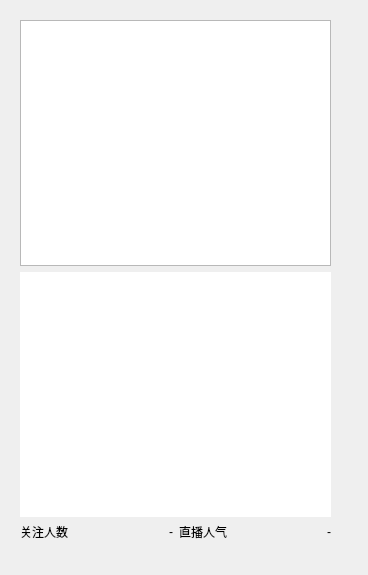
<?xml version="1.0" encoding="UTF-8"?>
<ui version="4.0">
    <class>DanmuWindow</class>
    <widget class="QWidget" name="DanmuWindow">
        <property name="geometry">
            <rect>
                <x>0</x>
                <y>0</y>
                <width>368</width>
                <height>575</height>
            </rect>
        </property>
        <property name="windowTitle">
            <string>DanmuDisplay</string>
        </property>
        <widget class="QFrame" name="frame_window">
            <property name="geometry">
                <rect>
                    <x>0</x>
                    <y>0</y>
                    <width>361</width>
                    <height>581</height>
                </rect>
            </property>
            <property name="sizePolicy">
                <sizepolicy hsizetype="Maximum" vsizetype="Maximum">
                    <horstretch>0</horstretch>
                    <verstretch>0</verstretch>
                </sizepolicy>
            </property>
            <widget class="QWidget" name="verticalLayoutWidget">
                <property name="geometry">
                    <rect>
                        <x>10</x>
                        <y>10</y>
                        <width>331</width>
                        <height>541</height>
                    </rect>
                </property>
                <layout class="QVBoxLayout" name="layout_content">
                    <property name="leftMargin">
                        <number>10</number>
                    </property>
                    <property name="topMargin">
                        <number>10</number>
                    </property>
                    <property name="rightMargin">
                        <number>10</number>
                    </property>
                    <property name="bottomMargin">
                        <number>10</number>
                    </property>
                    <item>
                        <widget class="QListWidget" name="list_gift">
                            <property name="focusPolicy">
                                <enum>Qt::NoFocus</enum>
                            </property>
                            <property name="verticalScrollBarPolicy">
                                <enum>Qt::ScrollBarAlwaysOff</enum>
                            </property>
                            <property name="horizontalScrollBarPolicy">
                                <enum>Qt::ScrollBarAlwaysOff</enum>
                            </property>
                            <property name="selectionMode">
                                <enum>QAbstractItemView::NoSelection</enum>
                            </property>
                            <property name="verticalScrollMode">
                                <enum>QAbstractItemView::ScrollPerPixel</enum>
                            </property>
                        </widget>
                    </item>
                    <item>
                        <widget class="QListWidget" name="list_danmu">
                            <property name="focusPolicy">
                                <enum>Qt::NoFocus</enum>
                            </property>
                            <property name="frameShape">
                                <enum>QFrame::NoFrame</enum>
                            </property>
                            <property name="verticalScrollBarPolicy">
                                <enum>Qt::ScrollBarAlwaysOff</enum>
                            </property>
                            <property name="horizontalScrollBarPolicy">
                                <enum>Qt::ScrollBarAlwaysOff</enum>
                            </property>
                            <property name="selectionMode">
                                <enum>QAbstractItemView::NoSelection</enum>
                            </property>
                            <property name="verticalScrollMode">
                                <enum>QAbstractItemView::ScrollPerPixel</enum>
                            </property>
                        </widget>
                    </item>
                    <item>
                        <layout class="QHBoxLayout" name="layout_liveRoomInfo">
                            <item>
                                <widget class="QLabel" name="prompt_followersCount">
                                    <property name="text">
                                        <string>关注人数</string>
                                    </property>
                                </widget>
                            </item>
                            <item>
                                <widget class="QLabel" name="label_followersCount">
                                    <property name="text">
                                        <string>-</string>
                                    </property>
                                    <property name="alignment">
                                        <set>Qt::AlignRight|Qt::AlignTrailing|Qt::AlignVCenter</set>
                                    </property>
                                </widget>
                            </item>
                            <item>
                                <widget class="QLabel" name="prompt_viewersCount">
                                    <property name="text">
                                        <string>直播人气</string>
                                    </property>
                                </widget>
                            </item>
                            <item>
                                <widget class="QLabel" name="label_viewersCount">
                                    <property name="text">
                                        <string>-</string>
                                    </property>
                                    <property name="alignment">
                                        <set>Qt::AlignRight|Qt::AlignTrailing|Qt::AlignVCenter</set>
                                    </property>
                                </widget>
                            </item>
                        </layout>
                    </item>
                </layout>
            </widget>
        </widget>
    </widget>
    <resources/>
    <connections/>
</ui>
